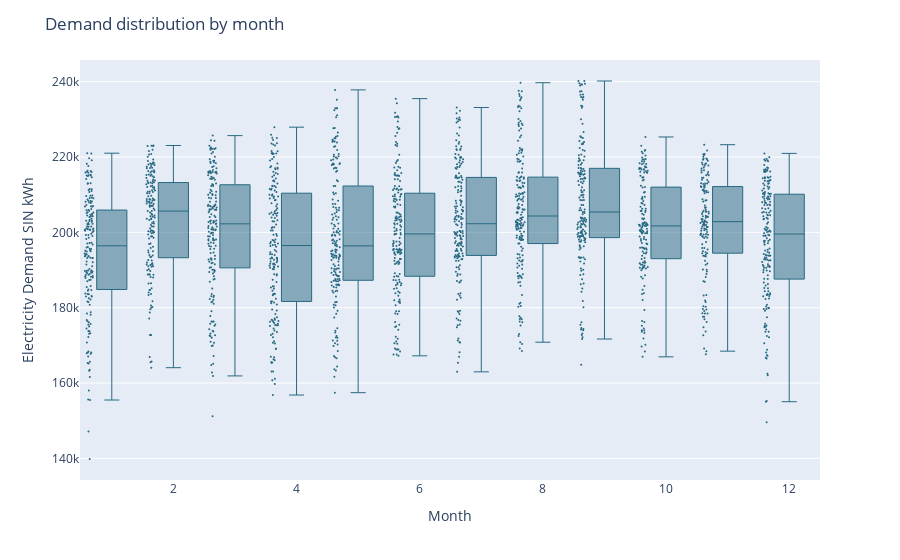

Notebook source saved alongside this figure:
### Code cell
# #Distribución de demanda por mes...

df['mes'] = df.index.month
fig = px.box(df, x='mes', y='Demanda_SIN', points="all")
fig.update_traces(marker=dict(size=2, color='#276981'), line=dict(width=1))
fig.update_layout(
    xaxis_title='Month',
    yaxis_title='Electricity Demand SIN kWh',
    title='Demand distribution by month',
)
fig.show()

### Figure 1 — Plotly figure (JSON) as saved in the notebook; plotly's stock layout.template omitted (floating-point values rounded to 4 significant figures; data arrays with more than 128 entries replaced by an {"elided": "..."} marker saying what was removed)
{"data": [{"alignmentgroup": "True", "boxpoints": "all", "hovertemplate": "mes=%{x}<br>Demanda_SIN=%{y}<extra></extra>", "legendgroup": "", "line": {"width": 1}, "marker": {"color": "#276981", "size": 2}, "name": "", "notched": false, "offsetgroup": "", "orientation": "v", "showlegend": false, "type": "box", "x": {"elided": "2130 int values"}, "x0": " ", "xaxis": "x", "y": {"elided": "2130 float values"}, "y0": " ", "yaxis": "y"}], "layout": {"boxmode": "group", "legend": {"tracegroupgap": 0}, "margin": {"t": 60}, "title": {"text": "Demand distribution by month"}, "xaxis": {"anchor": "y", "domain": [0, 1], "title": {"text": "Month"}}, "yaxis": {"anchor": "x", "domain": [0, 1], "title": {"text": "Electricity Demand SIN kWh"}}}}
